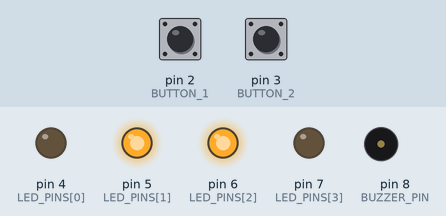
Simulated run of this sketch. Board: Arduino Uno, built with avr-gcc and run on an emulated ATmega328P. On the bench: output pins drawn as LEDs (lit = HIGH), buzzer (waves = sounding). The test bench sets the inputs (shaded band); at power-on: pin 2 (BUTTON_1) HIGH, pin 3 (BUTTON_2) HIGH. What the sketch prints to the serial monitor is not drawn.

Above: at 1.2 s.
1.3 s: pin 2 (BUTTON_1) pulled LOW for 0.15 s
At 2.5 s:
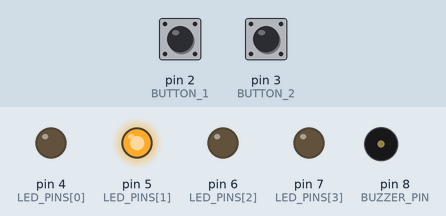
2.9 s: pin 3 (BUTTON_2) pulled LOW for 0.15 s
At 3.7 s:
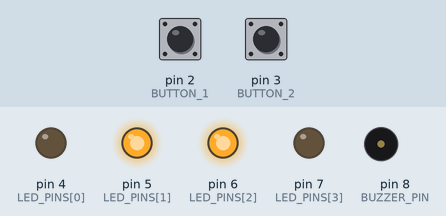
4.5 s: pin 3 (BUTTON_2) pulled LOW for 1 s
At 5.3 s:
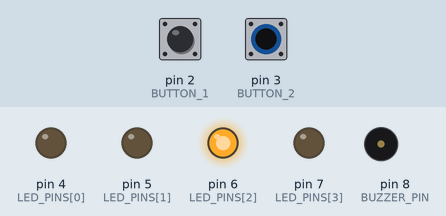
7.0 s: pin 2 (BUTTON_1) pulled LOW for 1 s
At 8.2 s:
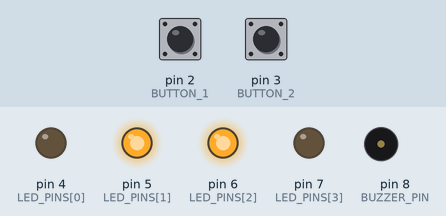
9.5 s: pin 2 (BUTTON_1) pulled LOW for 3.2 s
At 10.0 s:
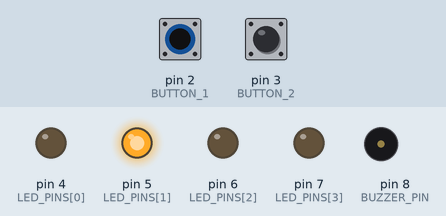
14.2 s: pin 2 (BUTTON_1) pulsed LOW 5 times (0.12 s each, 0.3 s apart)
At 15.8 s:
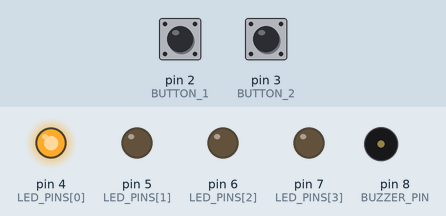
Timing chart, 0 to 17.3 s (numbered marks = the images above; inputs shaded):
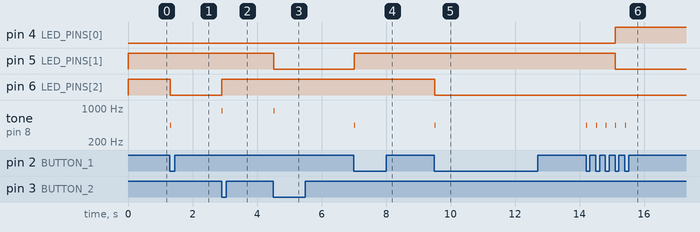

The sketch:

04-button-tug-of-war.ino
```cpp
/*
 * Lesson 4 - Button tug-of-war  (Le tir a la corde)
 * Goal: two players press their own button as fast as they can. Each press
 *       pulls the "rope" toward that player. First to pull it all the way wins!
 * Big idea: the program keeps a score (a number that goes up and down)
 *           and compares it to a goal.
 *
 * Wiring: button 1 (player 1) D2 -> GND, button 2 (player 2) D3 -> GND,
 *         LEDs 1-4 on D4-D7 (220 ohm to GND), piezo buzzer (+) on D8.
 *         Player 1 sits on the LED 1 side, player 2 on the LED 4 side.
 */

const int BUTTON_1 = 2;
const int BUTTON_2 = 3;
const int LED_PINS[4] = {4, 5, 6, 7};
const int BUZZER_PIN = 8;
const int WIN_AT = 10;              // how far the rope must go to win

int rope = 0;                       // 0 = middle, negative = player 1 side, positive = player 2 side
bool wasPressed1 = false;           // remembers the last button state, so holding a button
bool wasPressed2 = false;           // down counts as ONE pull (you have to press again)

// Show where the rope is with the 4 LEDs.
void showRope() {
  bool on[4] = {false, false, false, false};
  if (rope <= -WIN_AT / 2)     on[0] = true;              // far on player 1's side
  else if (rope < 0)           on[1] = true;
  else if (rope == 0)        { on[1] = true; on[2] = true; }  // right in the middle
  else if (rope < WIN_AT / 2)  on[2] = true;
  else                         on[3] = true;              // far on player 2's side
  for (int i = 0; i < 4; i++) {
    digitalWrite(LED_PINS[i], on[i] ? HIGH : LOW);
  }
}

// Little victory song and flashing lights on the winner's side.
void celebrate(int winner) {
  Serial.print("Le joueur ");
  Serial.print(winner);
  Serial.println(" gagne !");
  int winnerLeds[2] = {winner == 1 ? 0 : 2, winner == 1 ? 1 : 3};
  int melody[4] = {523, 659, 784, 1047};      // do, mi, sol, do (C E G C)
  for (int round = 0; round < 3; round++) {
    for (int n = 0; n < 4; n++) {
      digitalWrite(LED_PINS[winnerLeds[0]], n % 2 == 0 ? HIGH : LOW);
      digitalWrite(LED_PINS[winnerLeds[1]], n % 2 == 0 ? LOW : HIGH);
      tone(BUZZER_PIN, melody[n], 150);
      delay(180);
    }
  }
  noTone(BUZZER_PIN);
  rope = 0;                                   // new game
  showRope();
  delay(1000);
}

void setup() {
  pinMode(BUTTON_1, INPUT_PULLUP);            // pressed = LOW, thanks to the built-in resistor
  pinMode(BUTTON_2, INPUT_PULLUP);
  for (int i = 0; i < 4; i++) {
    pinMode(LED_PINS[i], OUTPUT);
  }
  Serial.begin(9600);
  Serial.println("Tir a la corde ! Appuyez vite !");
  showRope();
}

void loop() {
  bool pressed1 = digitalRead(BUTTON_1) == LOW;
  bool pressed2 = digitalRead(BUTTON_2) == LOW;

  if (pressed1 && !wasPressed1) {             // a NEW press by player 1
    rope--;
    tone(BUZZER_PIN, 440, 30);                // low click
  }
  if (pressed2 && !wasPressed2) {             // a NEW press by player 2
    rope++;
    tone(BUZZER_PIN, 880, 30);                // high click
  }
  wasPressed1 = pressed1;
  wasPressed2 = pressed2;

  showRope();
  if (rope <= -WIN_AT) celebrate(1);
  if (rope >= WIN_AT)  celebrate(2);
  delay(15);                                  // tiny pause so one press isn't counted twice
}
```

Measured:
- after the input at 1.3 s, pin 6 (LED_PINS[2]): HIGH → LOW at once; tone on pin 8 (BUZZER_PIN): silent → 440 Hz at once, → silent 0.03 s later
- after the input at 2.9 s, pin 6 (LED_PINS[2]): LOW → HIGH at once; tone on pin 8 (BUZZER_PIN): silent → 880 Hz at once, → silent 0.03 s later
- after the input at 4.5 s, pin 5 (LED_PINS[1]): HIGH → LOW at once; tone on pin 8 (BUZZER_PIN): silent → 880 Hz at once, → silent 0.03 s later
- after the input at 7.0 s, pin 5 (LED_PINS[1]): LOW → HIGH at once; tone on pin 8 (BUZZER_PIN): silent → 440 Hz at once, → silent 0.03 s later
- after the input at 9.5 s, pin 6 (LED_PINS[2]): HIGH → LOW at once; tone on pin 8 (BUZZER_PIN): silent → 440 Hz at once, → silent 0.03 s later
- after the input at 14.2 s, pin 4 (LED_PINS[0]): LOW → HIGH after 0.91 s; pin 5 (LED_PINS[1]): HIGH → LOW after 0.91 s; tone on pin 8 (BUZZER_PIN): alternates 440 Hz for 0.03 s and silent for 0.27 s, 10 changes in all, then stays silent, starting at once
